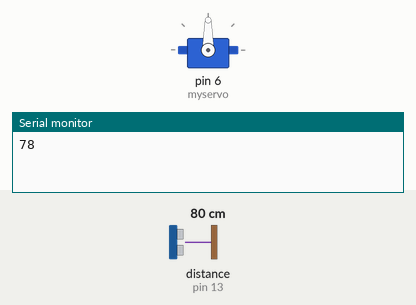
Recording of a sketch running on a simulated Arduino Uno, built with avr-gcc and run on an emulated ATmega328P. On the bench: servo, the last lines printed to the serial monitor. Wiring (inferred from the names in the program): ultrasonic range finder: trigger pin 12; echo pin 13. Inputs (shaded band) come from the test bench; at power-on: distance to the obstacle (sensor on pin 13) 80 cm. The echo pulse lasts 58.3 µs per cm.

Above: at 0.05 s.
At 5.05 s:
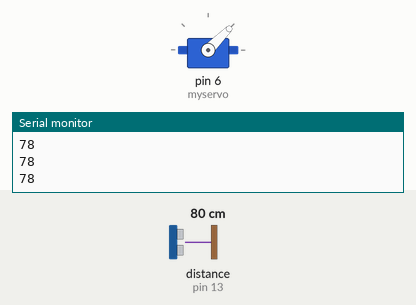
At 10.05 s:
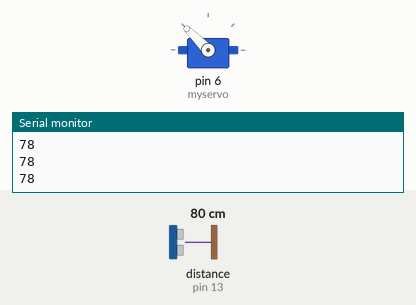
At 20.05 s:
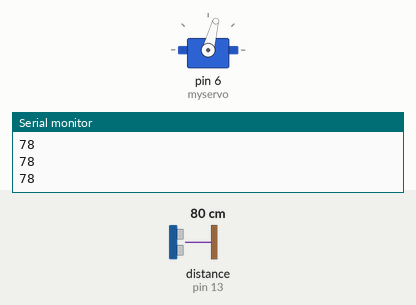
Timing chart, 0 to 26.1 s (numbered marks = the images above):
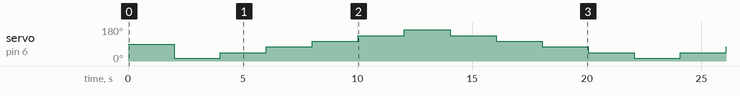

The sketch:

trash.ino
```cpp
#include <Servo.h>

Servo myservo;
int increase = 30;
int min_angle = 15;
int max_angle = 165;
int pos = min_angle;

int TrigPin = 12;
int EchoPin = 13;

void setup(){
  Serial.begin(9600);
  myservo.attach(6);
  pinMode(TrigPin, OUTPUT);
  pinMode(EchoPin, INPUT);
}

void loop(){
  Serial.println(distance());
  delay(2000);

  myservo.write(pos);

  pos += increase;
  if(pos <= min_angle || pos >=max_angle)
    increase *=-1;
}

unsigned long distance() {
   unsigned long d;

  digitalWrite(TrigPin, LOW);
  delayMicroseconds(2);
  digitalWrite(TrigPin, HIGH);
  delayMicroseconds(10);
  digitalWrite(TrigPin, LOW);

  d = pulseIn(EchoPin, HIGH)/2*0.034; //cm

  return d;
}
```
